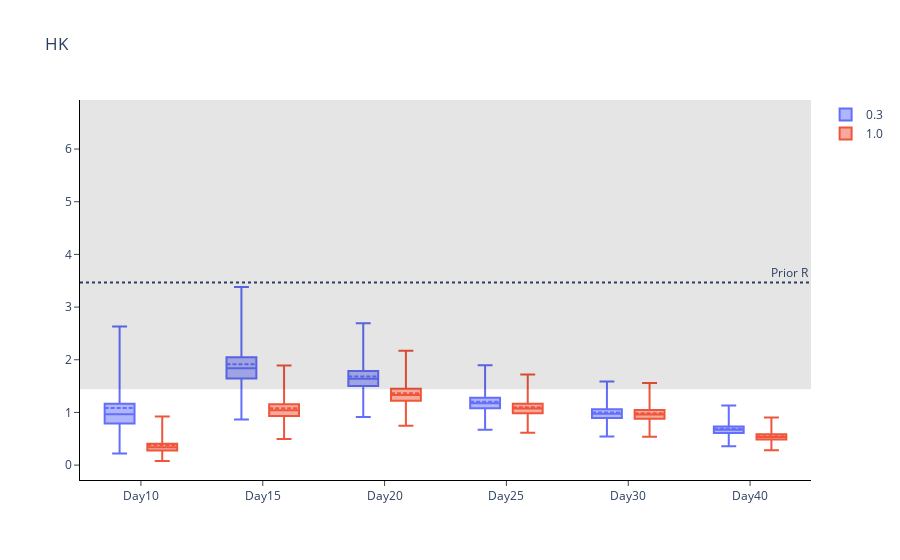

Notebook code cell kept with this figure:
### Code cell
# Create list of names for x-axis and traces
group_name = ['Day{}'.format(x) for x in chosen_times]

# Sort results
all_intervals_chosen.sort_values(by=['Epsilon','Time Points'], inplace=True)

# Plot (box plot for inference)
fig = go.Figure()

prior_dist = scipy.stats.gamma(a, scale=1/b)
median = prior_dist.median()
prior_dist_interval = prior_dist.interval(.5)

fig.add_hrect(y0=prior_dist_interval[0], y1=prior_dist_interval[1], line_width=0, fillcolor='black', opacity=0.1)
fig.add_hline(y=median, line_dash='dot',
              annotation_text='Prior R', fillcolor='black',
              annotation_position='top right')

n = len(group_name)
for i in range(len(epsilon_range)):
    fig.add_trace(
        go.Box(
            mean=all_intervals_chosen.loc[all_intervals_chosen['Central Probability']==0]['Mean'][i*n:(i+1)*n],
            median=all_intervals_chosen.loc[all_intervals_chosen['Central Probability']==0]['Lower bound CI'][i*n:(i+1)*n],
            q1=all_intervals_chosen.loc[all_intervals_chosen['Central Probability']==0.25]['Lower bound CI'][i*n:(i+1)*n],
            q3=all_intervals_chosen.loc[all_intervals_chosen['Central Probability']==0.25]['Upper bound CI'][i*n:(i+1)*n],
            upperfence=all_intervals_chosen.loc[all_intervals_chosen['Central Probability']==0.95]['Upper bound CI'][i*n:(i+1)*n],
            lowerfence=all_intervals_chosen.loc[all_intervals_chosen['Central Probability']==0.95]['Lower bound CI'][i*n:(i+1)*n],
            x=group_name,
            name=str(round(epsilon_range[i],1))
        )
    )
fig.update_layout(boxmode='group', title='HK', plot_bgcolor='white',
    xaxis=dict(linecolor='black'),
    yaxis=dict(linecolor='black'))

fig.update_xaxes(ticks='outside')
fig.update_yaxes(ticks='outside')

# fig.write_image('HK-inf-r.pdf')
fig.show()

### Figure 1 — Plotly figure (JSON) as saved in the notebook; plotly's stock layout.template omitted (floating-point values rounded to 4 significant figures)
{"data": [{"lowerfence": [0.2217, 0.8671, 0.9148, 0.6709, 0.545, 0.3556], "mean": [1.084, 1.914, 1.684, 1.204, 0.9976, 0.6885], "median": [0.9633, 1.84, 1.642, 1.176, 0.9738, 0.6694], "name": "0.3", "q1": [0.7885, 1.646, 1.503, 1.081, 0.8924, 0.609], "q3": [1.163, 2.049, 1.789, 1.278, 1.06, 0.7337], "type": "box", "upperfence": [2.633, 3.383, 2.691, 1.894, 1.585, 1.13], "x": ["Day10", "Day15", "Day20", "Day25", "Day30", "Day40"]}, {"lowerfence": [0.07785, 0.4935, 0.745, 0.6128, 0.5372, 0.2834], "mean": [0.3799, 1.08, 1.365, 1.097, 0.9829, 0.5493], "median": [0.3377, 1.04, 1.332, 1.072, 0.9595, 0.534], "name": "1.0", "q1": [0.2765, 0.9318, 1.221, 0.9854, 0.8793, 0.4857], "q3": [0.4075, 1.157, 1.451, 1.164, 1.044, 0.5854], "type": "box", "upperfence": [0.9205, 1.893, 2.171, 1.722, 1.561, 0.9023], "x": ["Day10", "Day15", "Day20", "Day25", "Day30", "Day40"]}], "layout": {"annotations": [{"showarrow": false, "text": "Prior R", "x": 1, "xanchor": "right", "xref": "x domain", "y": 3.466, "yanchor": "bottom", "yref": "y"}], "boxmode": "group", "plot_bgcolor": "white", "shapes": [{"fillcolor": "black", "line": {"width": 0}, "opacity": 0.1, "type": "rect", "x0": 0, "x1": 1, "xref": "x domain", "y0": 1.438, "y1": 6.931, "yref": "y"}, {"fillcolor": "black", "line": {"dash": "dot"}, "type": "line", "x0": 0, "x1": 1, "xref": "x domain", "y0": 3.466, "y1": 3.466, "yref": "y"}], "title": {"text": "HK"}, "xaxis": {"linecolor": "black", "ticks": "outside"}, "yaxis": {"linecolor": "black", "ticks": "outside"}}}
